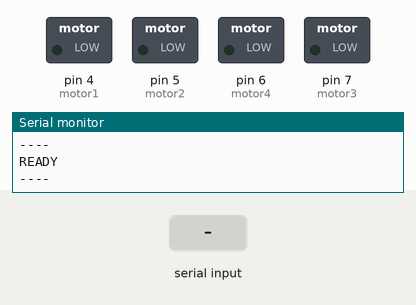
Recording of a sketch running on a simulated Arduino Uno, built with avr-gcc and run on an emulated ATmega328P. On the bench: switched loads named in the sketch (green lamp = pin HIGH), the last lines printed to the serial monitor. The test bench sets the inputs (shaded band).

Above: at 2.4 s.
2.5 s: "W" received over the second serial link
At 3.1 s:
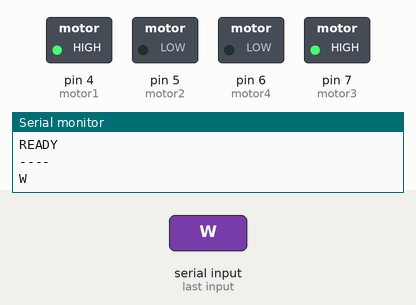
4.0 s: "A" received over the second serial link
At 5.2 s:
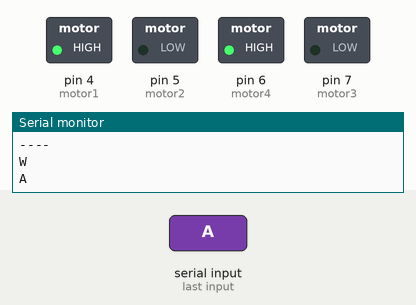
5.5 s: "S" received over the second serial link
At 6.6 s:
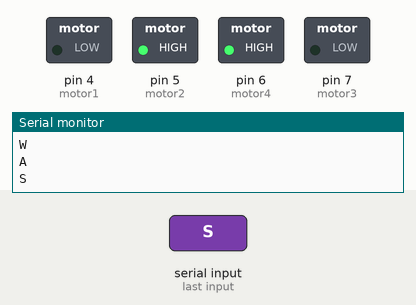
7.0 s: "D" received over the second serial link
At 7.7 s:
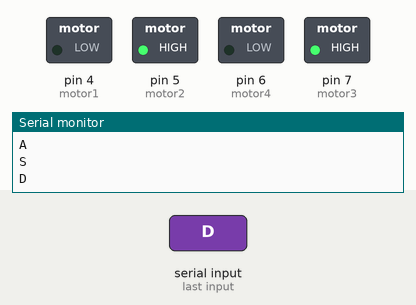
8.5 s: "p" received over the second serial link
At 8.8 s:
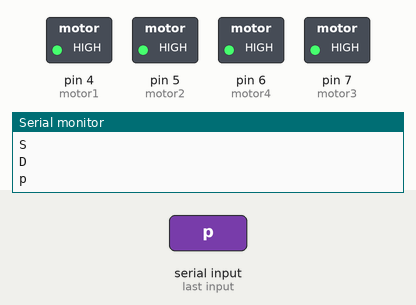
Timing chart, 0 to 11.0 s (numbered marks = the images above; inputs shaded):
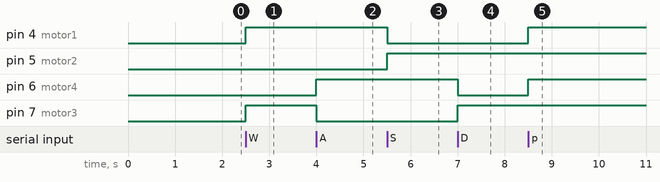

The sketch:

X-bot.ino
```cpp
#include <SoftwareSerial.h>
SoftwareSerial SerialBT(2, 3); //estos son RX, TX


int motor1 = 4;
int motor2 = 5;
int motor4 = 6;
int motor3 = 7;


void setup() {
  Serial.begin(9600);
  delay(1000);
  Serial.println("----");
  Serial.println("READY");
  Serial.println("----");
  delay(200);
  SerialBT.begin(9600);
  pinMode(motor1, OUTPUT);
  pinMode(motor2, OUTPUT);
  pinMode(motor3, OUTPUT);
  pinMode(motor4, OUTPUT);
}

void loop() {
  // se lee la letra enviada via bt
  SerialBT.listen();
  if (SerialBT.available() > 0) {
    char state = SerialBT.read();
    Serial.println(state);
    // dependiendo de la letra, realiza la funcion de movimiento correspondiente
    // W: avanzar ; A: izquierda ; S: retroceder ; D: derecha ; p: stop (Basado en las teclas del teclado WASD)
    if(state=='W') {
      avanzar();
    }
    else if(state=='A') {
      izquierda();
    }
    else if(state=='S') {
      retroceder();
    }
    else if(state=='D') {
      derecha();
    }
    else if(state=='p') {
      stop();
  }
    }

}

// FUNCION ENTREGADA EN MATERIAL DOCENTE
void leerSerial() {
  SerialBT.listen();
  if (SerialBT.available() > 0) {
    char state = SerialBT.read();
    Serial.println(state);
  }

}

// funcion que detiene el bot
void stop() {
  digitalWrite(motor1, HIGH);
  digitalWrite(motor2, HIGH);
  digitalWrite(motor3, HIGH);
  digitalWrite(motor4, HIGH);
}

// funcion que hace que todas las ruedas giren en la misma direccion (hacia adelante)
void avanzar() {
  digitalWrite(motor1, HIGH);
  digitalWrite(motor2, LOW);
  digitalWrite(motor3, HIGH);
  digitalWrite(motor4, LOW);
}

// funcion que hace que todas las ruedas giren en la misma direccion (hacia atras)
void retroceder() {
  digitalWrite(motor1, LOW);
  digitalWrite(motor2, HIGH);
  digitalWrite(motor3, LOW);
  digitalWrite(motor4, HIGH);
}

// funcion que hace que el bot gire a la izquierda
void izquierda() {
  digitalWrite(motor1, HIGH);
  digitalWrite(motor2, LOW);
  digitalWrite(motor3, LOW);
  digitalWrite(motor4, HIGH);
}

// funcion que hace que el bot gire a la derecha
void derecha() {
  digitalWrite(motor1, LOW);
  digitalWrite(motor2, HIGH);
  digitalWrite(motor3, HIGH);
  digitalWrite(motor4, LOW);
}
```

Measured:
- after the input at 2.5 s, pin 4 (motor1), pin 7 (motor3): LOW → HIGH at once
- after the input at 4.0 s, pin 6 (motor4): LOW → HIGH at once; pin 7 (motor3): HIGH → LOW at once
- after the input at 5.5 s, pin 4 (motor1): HIGH → LOW at once; pin 5 (motor2): LOW → HIGH at once
- after the input at 7.0 s, pin 6 (motor4): HIGH → LOW at once; pin 7 (motor3): LOW → HIGH at once
- after the input at 8.5 s, pin 4 (motor1), pin 6 (motor4): LOW → HIGH at once
